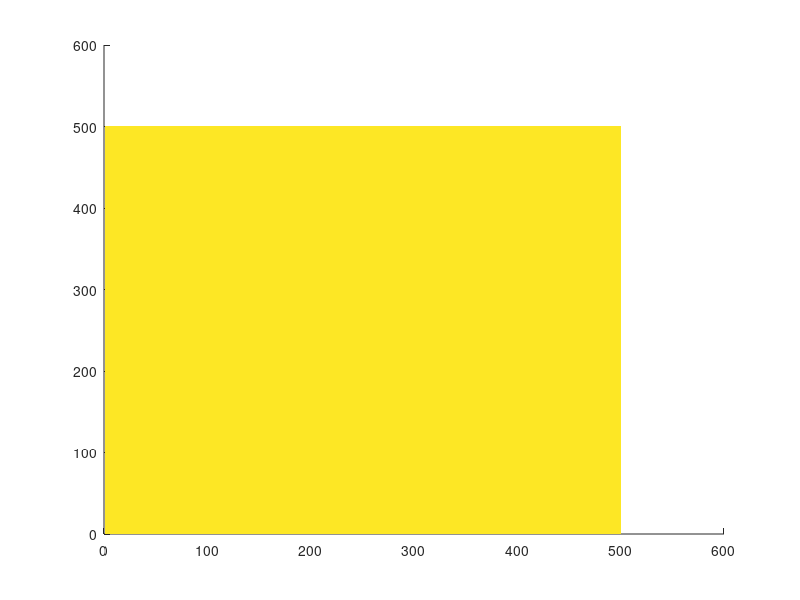

The MATLAB script that drew this image: (Note: this script raises an error after producing the figure.)
%
clear all 
clc
Encoder=load('Encoder.mat');    % Cargamos los enconders
MapReal=load('Mapa.mat');       % Cargamos el Mapa lógico
EI=Encoder.Enc(:,1);            % Encoders rueda izquierda
ED=Encoder.Enc(:,2);            % Encoders rueda derecha
DI=2*pi*5.*EI/100;              % rueda izquierda             
DD=2*pi*5.*ED/100;              % rueda derecha
DT=(DI+DD)/2;                   % centro del eje
ang=(DD-DI)/10;                 % angulo del movimiento
angAcum(1)=0;
angAcum(2)=ang(1,1);
Mapa=0.5*ones(size(MapReal.M));
grados = 360;
Permanecer = true;
ocultarMapa = true;
while(Permanecer)
option = menu('Elija una opción: ','Solamente el Robot','Robot Sensor Estático','Robot y Mapa Sensor Estático 30°','Robot Sensor 360°','Robot y Mapa Sensor 360°','Mapa Completo','Salir');
    switch option
        case 1
            posX=200;
            posY=100;
            Mapa=0.5*ones(size(MapReal.M));
            for i=2:40
                angAcum(i)=ang(i-1)+angAcum(i-1);               % angulo acumulado
                posX(i)=DT(i-1)*cos(angAcum(i-1))+posX(i-1);    % trigonometria X
                posY(i)=DT(i-1)*sin(angAcum(i-1))+posY(i-1);    % trigonometria Y
                figure(1);hold;
                image(300*Mapa);
                ax = gca;
                ax.YDir = 'normal';
                hold on;
                plot(posX,posY,'o-','MarkerFaceColor','red','MarkerEdgeColor','red','MarkerIndices',i)
                pause(.1);
            end
        case 2
            posX=200;
            posY=100;
            Mapa=0.5*ones(size(MapReal.M));
            grados = 30;
            ocultarMapa = true;
            for i=2:40
                angAcum(i)=ang(i-1)+angAcum(i-1);
                posX(i)=DT(i-1)*cos(angAcum(i-1))+posX(i-1);
                posY(i)=DT(i-1)*sin(angAcum(i-1))+posY(i-1);
                Mapa = ultrasonidos(posX(i),posY(i), angAcum(i), MapReal, Mapa, grados, ocultarMapa);
                MapaTemp=rot90(Mapa);
                temp_map = flip(MapaTemp);
                figure(1);
                image(300*temp_map);
                ax = gca;
                ax.YDir = 'normal';
                hold on;
                plot(posX,posY,'o-','MarkerFaceColor','red','MarkerEdgeColor','red','MarkerIndices',i)
                pause(.1);
            end
        case 3
            posX=200;
            posY=100;
            Mapa=0.5*ones(size(MapReal.M));
            grados = 30;
            ocultarMapa = false;
            for i=2:40
                angAcum(i)=ang(i-1)+angAcum(i-1);
                posX(i)=DT(i-1)*cos(angAcum(i-1))+posX(i-1);
                posY(i)=DT(i-1)*sin(angAcum(i-1))+posY(i-1);
                Mapa = ultrasonidos(posX(i),posY(i), angAcum(i), MapReal, Mapa, grados, ocultarMapa);
                MapaTemp=rot90(Mapa);
                temp_map = flip(MapaTemp);
                figure(1);
                image(300*temp_map);
                ax = gca;
                ax.YDir = 'normal';
                hold on;
                plot(posX,posY,'o-','MarkerFaceColor','red','MarkerEdgeColor','red','MarkerIndices',i)
                pause(.1);
            end
        case 4
            posX=200;
            posY=100;
            Mapa=0.5*ones(size(MapReal.M));
            grados = 360;
            ocultarMapa = true;
            for i=2:40
                angAcum(i)=ang(i-1)+angAcum(i-1);
                posX(i)=DT(i-1)*cos(angAcum(i-1))+posX(i-1);
                posY(i)=DT(i-1)*sin(angAcum(i-1))+posY(i-1);
                Mapa = ultrasonidos(posX(i),posY(i), angAcum(i), MapReal, Mapa, grados, ocultarMapa);
                MapaTemp=rot90(Mapa);
                temp_map = flip(MapaTemp);
                figure(1);
                image(300*temp_map);
                ax = gca;
                ax.YDir = 'normal';
                hold on;
                plot(posX,posY,'o-','MarkerFaceColor','red','MarkerEdgeColor','red','MarkerIndices',i)
                pause(.1);
            end
        case 5
            posX=200;
            posY=100;
            Mapa=0.5*ones(size(MapReal.M));
            grados = 360;
            ocultarMapa = false;
            for i=2:40
                angAcum(i)=ang(i-1)+angAcum(i-1);
                posX(i)=DT(i-1)*cos(angAcum(i-1))+posX(i-1);
                posY(i)=DT(i-1)*sin(angAcum(i-1))+posY(i-1);
                Mapa = ultrasonidos(posX(i),posY(i), angAcum(i), MapReal, Mapa, grados, ocultarMapa);
                MapaTemp=rot90(Mapa);
                temp_map = flip(MapaTemp);
                figure(1);
                image(300*temp_map);
                ax = gca;
                ax.YDir = 'normal';
                hold on;
                plot(posX,posY,'o-','MarkerFaceColor','red','MarkerEdgeColor','red','MarkerIndices',i)
                pause(.1);
            end
        case 6
            Mapa=0.5*ones(size(MapReal.M)); 
            temp_map = flip(MapReal.M);
            figure(1);
            image(300*temp_map);
            ax = gca;
            ax.YDir = 'normal';
            hold on;
        case 7 
            Permanecer = false;
            disp('Bye Bye');
        otherwise
            Permanecer = false;
            disp('Bye Bye');
    end
end

